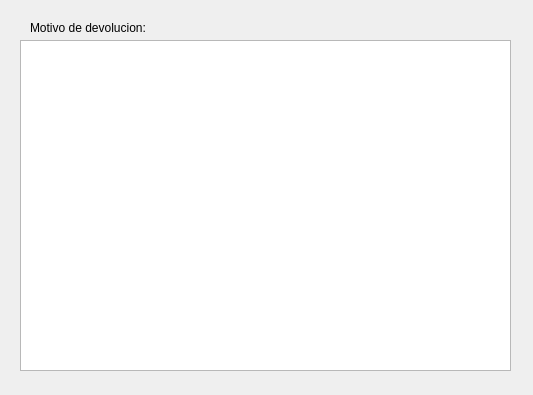
<?xml version="1.0" encoding="UTF-8"?>
<ui version="4.0">
 <class>ventanaMotivoDevolucion</class>
 <widget class="QDialog" name="ventanaMotivoDevolucion">
  <property name="geometry">
   <rect>
    <x>0</x>
    <y>0</y>
    <width>533</width>
    <height>395</height>
   </rect>
  </property>
  <property name="windowTitle">
   <string>Motivo de devolucion</string>
  </property>
  <widget class="QLabel" name="label">
   <property name="geometry">
    <rect>
     <x>30</x>
     <y>20</y>
     <width>131</width>
     <height>16</height>
    </rect>
   </property>
   <property name="text">
    <string>Motivo de devolucion:</string>
   </property>
  </widget>
  <widget class="QTextEdit" name="textEditMotivoDevolucion">
   <property name="geometry">
    <rect>
     <x>20</x>
     <y>40</y>
     <width>491</width>
     <height>331</height>
    </rect>
   </property>
  </widget>
 </widget>
 <resources/>
 <connections/>
</ui>
